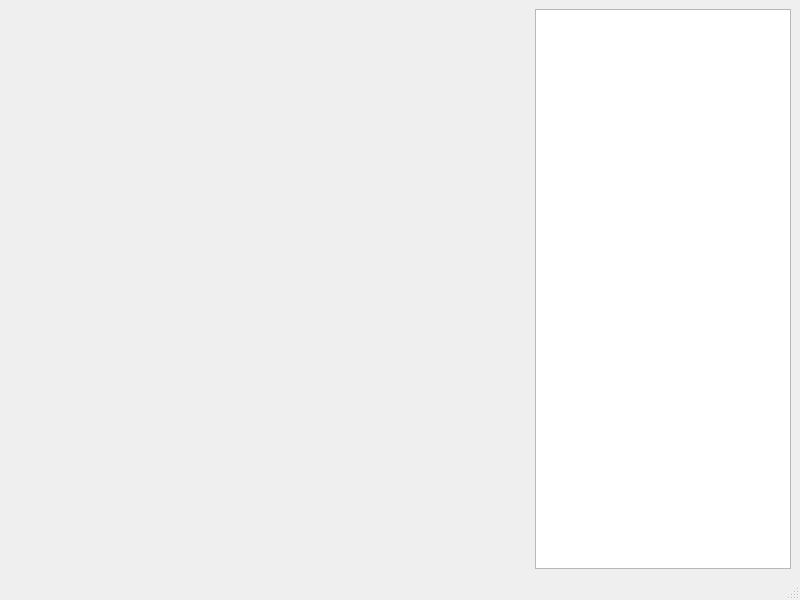
<?xml version="1.0" encoding="UTF-8"?>
<ui version="4.0">
 <class>MainWindow</class>
 <widget class="QMainWindow" name="MainWindow">
  <property name="geometry">
   <rect>
    <x>0</x>
    <y>0</y>
    <width>800</width>
    <height>600</height>
   </rect>
  </property>
  <property name="windowTitle">
   <string>QtGUI</string>
  </property>
  <widget class="QWidget" name="centralwidget">
   <layout class="QGridLayout" name="gridLayout">
    <item row="0" column="0">
     <widget class="QWidget" name="mplwindow" native="true">
      <property name="sizePolicy">
       <sizepolicy hsizetype="Expanding" vsizetype="Preferred">
        <horstretch>0</horstretch>
        <verstretch>0</verstretch>
       </sizepolicy>
      </property>
      <layout class="QVBoxLayout" name="mplvl"/>
     </widget>
    </item>
    <item row="0" column="1">
     <widget class="QListWidget" name="mplfigs">
      <property name="sizePolicy">
       <sizepolicy hsizetype="Maximum" vsizetype="Expanding">
        <horstretch>0</horstretch>
        <verstretch>0</verstretch>
       </sizepolicy>
      </property>
      <property name="maximumSize">
       <size>
        <width>300</width>
        <height>16777215</height>
       </size>
      </property>
     </widget>
    </item>
   </layout>
  </widget>
  <widget class="QMenuBar" name="menubar">
   <property name="geometry">
    <rect>
     <x>0</x>
     <y>0</y>
     <width>800</width>
     <height>22</height>
    </rect>
   </property>
  </widget>
  <widget class="QStatusBar" name="statusbar"/>
 </widget>
 <resources/>
 <connections/>
</ui>
